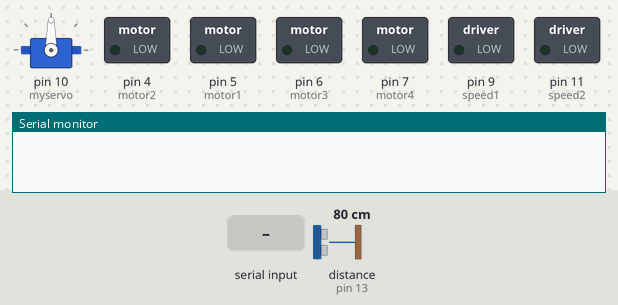
Recording of a sketch running on a simulated Arduino Uno, built with avr-gcc and run on an emulated ATmega328P. On the bench: servo, switched loads named in the sketch (green lamp = pin HIGH), the last lines printed to the serial monitor. The inputs (shaded band) are chosen by the test bench; at power-on: distance to the obstacle (sensor on pin 13) 80 cm. The echo pulse lasts 58.3 µs per cm.

Above: at 1.2 s.
1.3 s: "belok kiri" received over Serial
At 4.2 s:
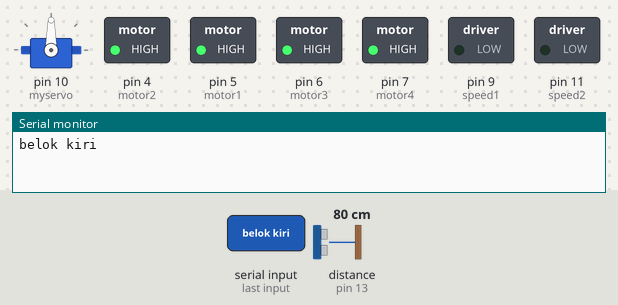
4.3 s: "belok kanan" received over Serial
At 6.8 s:
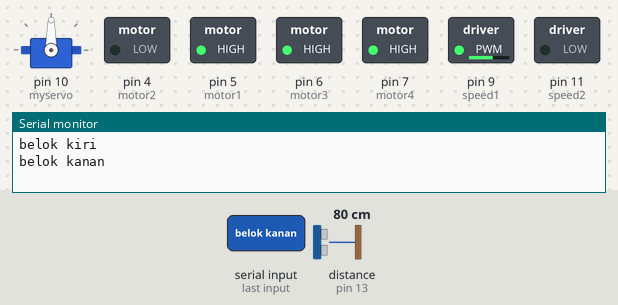
7.3 s: "maju" received over Serial
At 8.9 s:
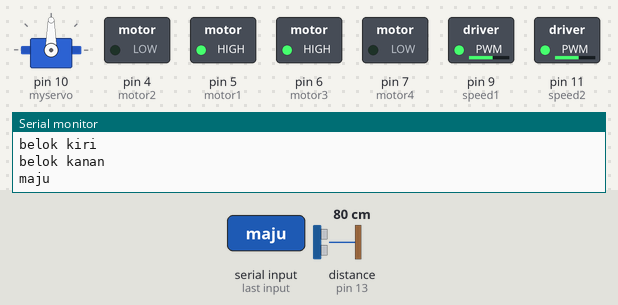
9.8 s: "belok kiri" received over Serial
At 12.3 s:
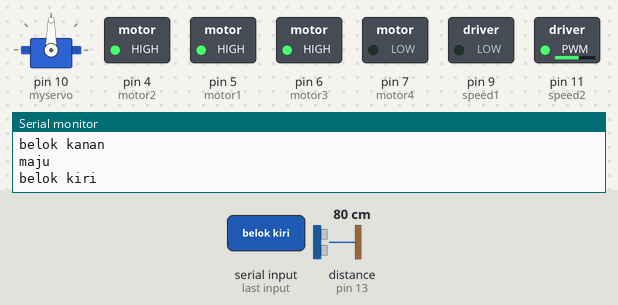
Timing chart, 0 to 13.8 s (numbered marks = the images above; inputs shaded):
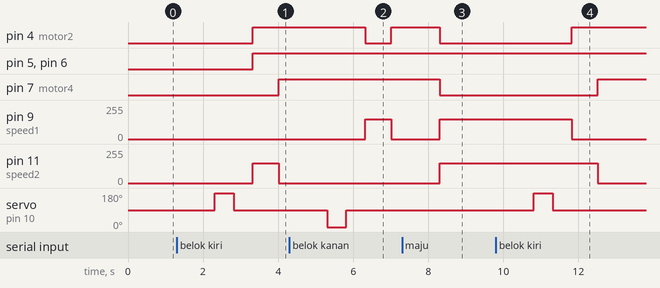

The sketch:

Project_Robot_Sederhana.ino
```cpp
#include <NewPing.h>
#include <Servo.h>
#define trigger 12
#define echo 13
#define max_jarak 300
#define IR 3

int speed1 = 9;
int speed2 = 11;
int motor1 = 5;
int motor2 = 4;
int motor3 = 6;
int motor4 = 7;

NewPing sonar(trigger, echo, max_jarak);

Servo myservo;

String voice;

void setup() {
Serial.begin(9600);

pinMode(motor1,OUTPUT);
pinMode(motor2,OUTPUT);
pinMode(motor3,OUTPUT);
pinMode(motor4,OUTPUT);

pinMode(9,OUTPUT);
pinMode(11,OUTPUT);

myservo.attach(10);
myservo.write(90);

pinMode(IR, INPUT);
}

void loop() {
  //int IR1 = digitalRead(IR);
  //Serial.println(IR1);

if(Serial.available()>0) {
  voice="";
  delay(2);
  voice = Serial.readString();
  delay(2);
  Serial.println(voice);

if (voice == "belok kiri") {
  left();
}else if(voice == "belok kanan") {
  right();
}else if(voice == "stop") {
  berhenti();
}
}

if(voice == "maju") {
  forward();
}
if(voice == "mundur") {
  backward();
}
}

void forward() {
int distance = sonar.ping_cm();

  if(distance < 10){
  berhenti();
  //voice="";
  }
  else{
  analogWrite(speed1, 150);
  analogWrite(speed2, 150);
  digitalWrite(motor1, HIGH);
  digitalWrite(motor2, LOW);
  digitalWrite(motor3, HIGH);
  digitalWrite(motor4, LOW);
  delay(1500);
  }
}

void backward() {
  int IR_Sensor = digitalRead(IR);
  if(IR_Sensor == 0) {
    berhenti();
    //voice="";
  }
  else {
  analogWrite(speed1, 150);
  analogWrite(speed2, 150);
  digitalWrite(motor1, LOW);
  digitalWrite(motor2, HIGH);
  digitalWrite(motor3, HIGH);
  digitalWrite(motor4, LOW);
  delay(1500);
  }
}

void left() {
  myservo.write(180);
  delay(500);
  myservo.write(90);
  delay(500);

int distance = sonar.ping_cm();

  if(distance < 10) {
    berhenti();
    //voice="";
  }
  else {
  analogWrite(speed1, 0);
  analogWrite(speed2, 150);
  digitalWrite(motor1, HIGH);
  digitalWrite(motor2, HIGH);
  digitalWrite(motor3, HIGH);
  digitalWrite(motor4, LOW);
  delay(700);
  analogWrite(speed1, 0);
  analogWrite(speed2, 0);
  digitalWrite(motor1, HIGH);
  digitalWrite(motor2, HIGH);
  digitalWrite(motor3, HIGH);
  digitalWrite(motor4, HIGH);
  }
}

void right() {
  myservo.write(0);
  delay(500);
  myservo.write(90);
  delay(500);

int distance = sonar.ping_cm();

 if(distance < 10) {
    berhenti();
    //voice="";
  }
  else {
  analogWrite(speed1, 150);
  analogWrite(speed2, 0);
  digitalWrite(motor1, HIGH);
  digitalWrite(motor2, LOW);
  digitalWrite(motor3, HIGH);
  digitalWrite(motor4, HIGH);
  delay(700);
  analogWrite(speed1, 0);
  analogWrite(speed2, 0);
  digitalWrite(motor1, HIGH);
  digitalWrite(motor2, HIGH);
  digitalWrite(motor3, HIGH);
  digitalWrite(motor4, HIGH);
  }
 }

void berhenti() {
  analogWrite(speed1, 0);
  analogWrite(speed2, 0);
  digitalWrite(motor1, HIGH);
  digitalWrite(motor2, HIGH);
  digitalWrite(motor3, HIGH);
  digitalWrite(motor4, HIGH);
}
```

Measured:
- after the input at 1.3 s, pin 4 (motor2), pin 5 (motor1), pin 6 (motor3): LOW → HIGH after 2.0 s; pin 7 (motor4): LOW → HIGH after 2.7 s; pin 11 (speed2): 0/255 → 150/255 after 2.0 s, → 0/255 0.70 s later; servo on pin 10 (myservo): 90° → 180° after 1.0 s, → 90° 0.50 s later
- after the input at 4.3 s, pin 4 (motor2): HIGH → LOW after 2.0 s, → HIGH 0.70 s later; pin 9 (speed1): 0/255 → 150/255 after 2.0 s, → 0/255 0.70 s later; servo on pin 10 (myservo): 90° → 0° after 1.0 s, → 90° 0.50 s later
- after the input at 7.3 s, pin 4 (motor2), pin 7 (motor4): HIGH → LOW after 1.0 s; pin 9 (speed1), pin 11 (speed2): 0/255 → 150/255 after 1.0 s
- after the input at 9.8 s, pin 4 (motor2): LOW → HIGH after 2.0 s; pin 7 (motor4): LOW → HIGH after 2.7 s; pin 9 (speed1): 150/255 → 0/255 after 2.0 s; pin 11 (speed2): 150/255 → 0/255 after 2.7 s; servo on pin 10 (myservo): 90° → 180° after 1.0 s, → 90° 0.50 s later
